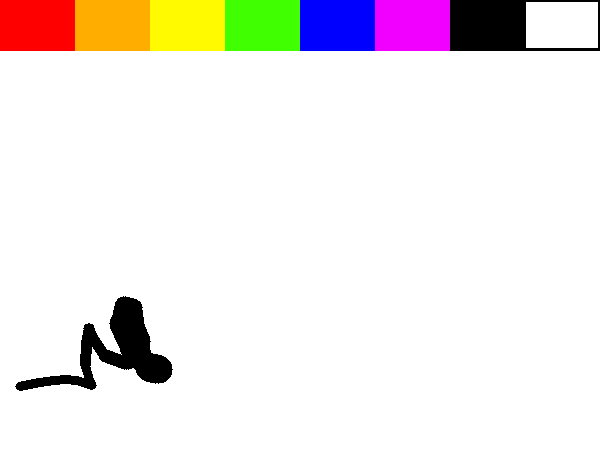
#> input picture code/blegh.png, 600 x 450 px, given in place of the camera
$ python ball_tracker.py
#> lines starting #> are read from the running program, lines starting #| are printed output that depends on the picture; after the words box and inside, x2 and y2 are one past the last pixel; in counts of white or black regions, pixels touching at a corner belong together
# import the necessary packages
# cv2.rectangle(frame, (0,0), (100,100), (255,255,255), -1)
from collections import deque
import numpy as np
import argparse
import imutils
import cv2
from PIL import Image


# construct the argument parse and parse the arguments
ap = argparse.ArgumentParser()
ap.add_argument("-v", "--video",
    help="path to the (optional) video file")
ap.add_argument("-b", "--buffer", type=int, default=64,
    help="max buffer size")
args = vars(ap.parse_args())

# define the lower and upper boundaries of the green
# ball in the HSV color space, then initialize the
# list of tracked points
greenLower = (29, 86, 6)
greenUpper = (64, 255, 255)
#pts = deque(maxlen=args["buffer"])
pts = []
# if a video path was not supplied, grab the reference
# to the webcam
if not args.get("video", False):
    camera = cv2.VideoCapture(0)

# otherwise, grab a reference to the video file
else:
    camera = cv2.VideoCapture(args["video"])

# function pickColor finds cursor's place in color bar to change paint color
def pickColor(point):
    x = point[0]
    y = point[1]
    # color_num = 0
    if 0 < x <= 75 and 0 < y <= 45:
        #eraser
        color_num = 0
        return (255, 255, 255)
    if 75 < x <= 150 and 0 < y <= 45:
        #black
        color_num = 1
        return (0,0,0)
    if 150 < x <= 225 and 0 < y <= 45:
        #purple
        color_num = 2
        return (255,0,242)
    if 150 < x <= 300 and 0 < y <= 45:
        #blue
        color_num = 3
        return (255,0,0)
    if 300 < x <= 375 and 0 < y <= 45:
        #green
        color_num = 4
        return (0,255,63)
    if 375 < x <= 450 and 0 < y <= 45:
        #yellow
        color_num = 5
        return (0,250,255)
    if 450 < x <= 525 and 0 < y <= 45:
        #orange
        color_num = 6
        return (0,174,255)
    if 525 < x <= 600 and 0 < y <= 45:
        #red
        color_num = 7
        return (0,0,255)
# keep looping this

linecolor = (0,0,0)
space_counter = 0
while True:
    # grab the current frame
    (grabbed, frame) = camera.read()
#> frame is the input picture: shape (450, 600, 3); mean B, G, R 232, 234.4, 240

    # if we are viewing a video and we did not grab a frame,
    # then we have reached the end of the video
    if args.get("video") and not grabbed:
        break

    # resize the frame, blur it, and convert it to the HSV
    # color space
    frame = imutils.resize(frame, width=600)
    # blurred = cv2.GaussianBlur(frame, (11, 11), 0)
    hsv = cv2.cvtColor(frame, cv2.COLOR_BGR2HSV)
#> hsv: shape (450, 600, 3); mean H, S, V 5.3, 21.7, 246.5

    # construct a mask for the color "green", then perform
    # a series of dilations and erosions to remove any small
    # blobs left in the mask
    mask = cv2.inRange(hsv, greenLower, greenUpper)
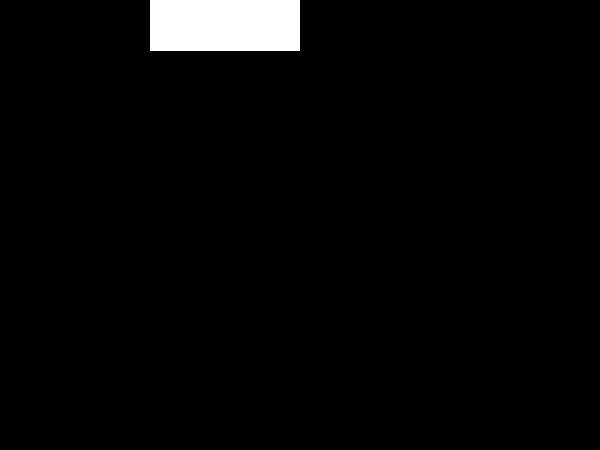
#> mask: shape (450, 600); 2.8% white; 1 white region, box (x1, y1, x2, y2) and area: (150, 0, 300, 51) 7650
    mask = cv2.erode(mask, None, iterations=2)
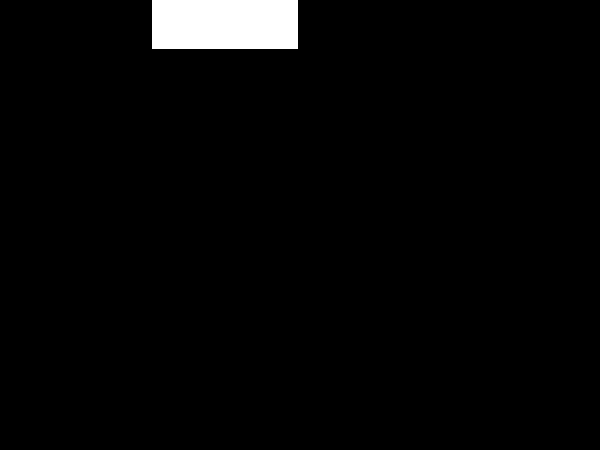
#> mask: shape (450, 600); 2.6% white; 1 white region, box (x1, y1, x2, y2) and area: (152, 0, 298, 49) 7154
    mask = cv2.dilate(mask, None, iterations=2)

    # find contours in the mask and initialize the current
    # (x, y) center of the ball
    cnts = cv2.findContours(mask.copy(), cv2.RETR_EXTERNAL,
        cv2.CHAIN_APPROX_SIMPLE)[-2]
#> cnts = [[[150, 0], [150, 50], [299, 50], [299, 0]]]
    center = None

    quit_key = cv2.waitKey(1) & 0xFF
#> (key q is pressed here)
    pause_key = cv2.waitKey(1) & 0xFF
#> (key q is pressed here)
    # create a counter for the number of times the space bar is pressed
    if pause_key == ord("p"):
        space_counter = space_counter+1
        # print(space_counter)
    # # only make points and draw if the space bar is pressed an even amount of times
    # if space_counter%2 == 0:

    # only proceed if at least one contour was found
    if len(cnts) > 0:
        # find the largest contour in the mask, then use
        # it to compute the minimum enclosing circle and
        # centroid
        c = max(cnts, key=cv2.contourArea)
#> c = [[150, 0], [150, 50], [299, 50], [299, 0]]
        ((x, y), radius) = cv2.minEnclosingCircle(c)
#> x = 224.5; y = 25; radius = 78.58
        M = cv2.moments(c)
#> M = moments, m00 7450, centre m10/m00, m01/m00 = (224.5, 25)
        center = (int(M["m10"] / M["m00"]), int(M["m01"] / M["m00"]))
#> center = (224, 25)

        # only proceed if the radius meets a minimum size
        if radius > 10:
            # draw the circle and centroid on the frame,
            # then update the list of tracked points
            cv2.circle(frame, (int(x), int(y)), int(radius), linecolor, 2)
            cv2.circle(frame, center, 5, linecolor, -1)
#> frame: shape (450, 600, 3); mean B, G, R 231.4, 233.7, 239.2

    # update the points queue
    #pts.appendleft(center)
    # only make points and draw if the space bar is pressed an even amount of times
    if space_counter%2 == 0:
        pts.insert(0,center)
    # loop over the set of tracked points
    # cv2.rectangle(frame, (0,0), (600,450), (255,255,255), -1)

    # initialize the colorbar (REMEMBER BGR NOT RGB)
    cv2.rectangle(frame, (0,0), (75,49), (0,0,0), 2)           # white/eraser
    cv2.rectangle(frame, (75,0), (150,50), (0,0,0), -1)        # black
    cv2.rectangle(frame, (150,0), (225,50), (255,0,242), -1)   # violet/purple
    cv2.rectangle(frame, (225,0), (300,50), (255,0,0), -1)     # blue
    cv2.rectangle(frame, (300,0), (375,50), (0,255,63), -1)    # green
    cv2.rectangle(frame, (375,0), (450,50), (0,250,255), -1)   # yellow
    cv2.rectangle(frame, (450,0), (525,50), (0,174,255), -1)   # orange
    cv2.rectangle(frame, (525,0), (600,50), (0,0,255), -1)     # red
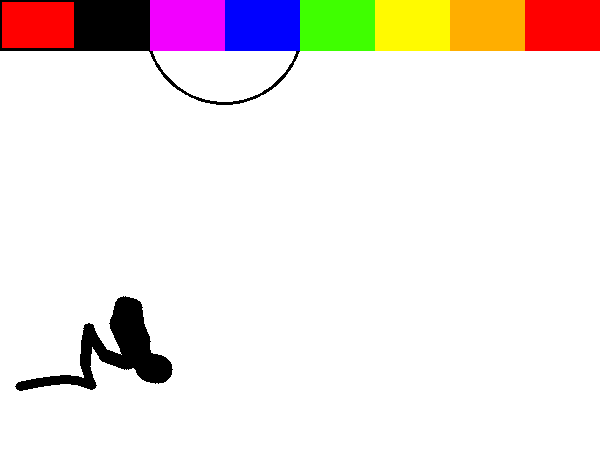
#> frame: shape (450, 600, 3); mean B, G, R 228.4, 230.7, 239.4

    # if pts[0] is not None:
    #     if 0 < pts[0][1] <= 45:
    #         linecolor = pickColor(pts[0])
    #         # print("change?")
    #         # print(linecolor)

    for i in range(1, len(pts)):
        # if either of the tracked points are None, ignore
        # them
        if pts[i - 1] is None or pts[i] is None:
            continue

        if pts[0] is not None:
            if 0 < pts[0][1] <= 45:
                linecolor = pickColor(pts[0])

        # nah we good --> # otherwise, compute the thickness of the line and
        # draw the connecting lines
        # thickness = int(np.sqrt(args["buffer"] / float(i + 1)) * 2.5)
        cv2.line(frame, pts[i - 1], pts[i], linecolor, 2)
#> this loop made 0 passes
        # print("current")
        # print(linecolor)

    #flip_frame = cv2.flip(frame,1)
    # show the frame to our screen
    cv2.imshow("Frame", cv2.flip(frame,1))
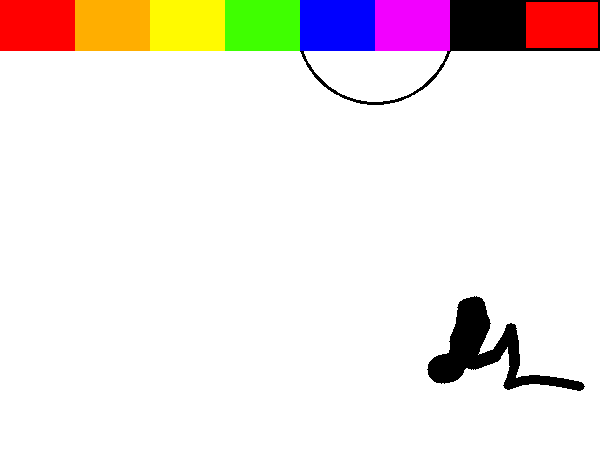
#> window 'Frame': shape (450, 600, 3); mean B, G, R 228.4, 230.7, 239.4
    # quit_key = cv2.waitKey(1) & 0xFF

    # if the 'q' key is pressed, stop the loop
    if quit_key == ord("q"):
        break

#user can input the name of the file when saving
name = input("What would you like to name your masterpiece? ")
#> the answer given: blegh.png
filename = 'images/' + name + '.png'
cv2.imwrite(filename, cv2.flip(frame,1))
# cleanup the camera and close any open windows

camera.release()
cv2.destroyAllWindows()


# oh shiiii waddup
